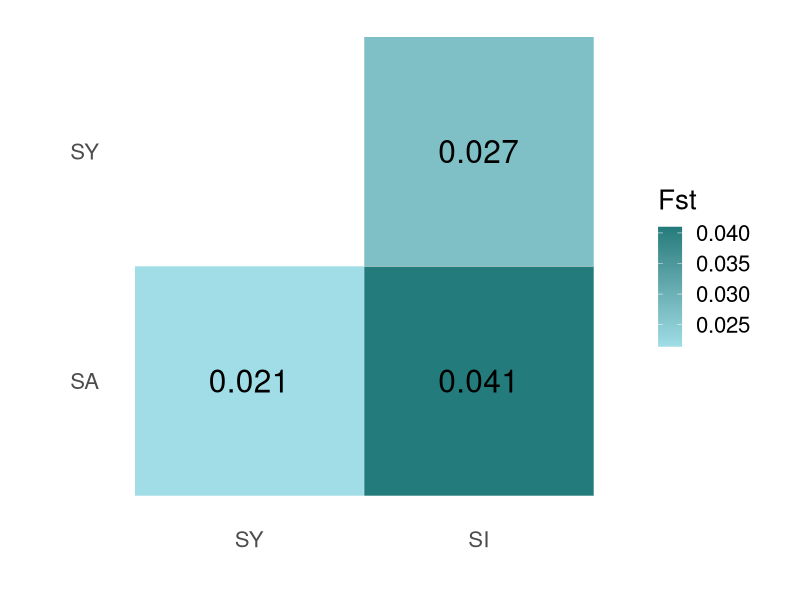
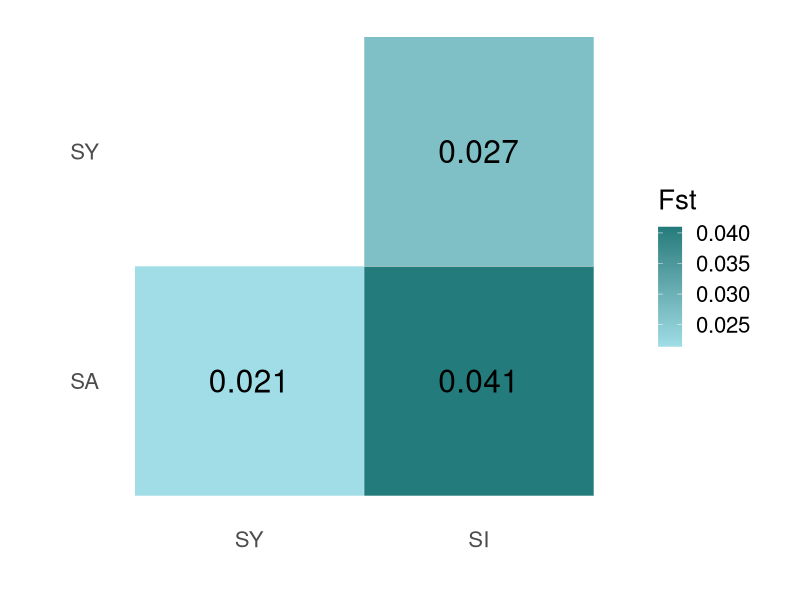

Here is the R script that generated these plots, in order:
#!/usr/bin/env Rscript

# Script to plot population-wide Weir & Cockerham's Fst as a heatmap

# ----------------- FST HEATMAP ----------------- #

# load libraries
library(ggplot2)
library(reshape2)

# WEIR & COCKERHAM weighted Fst pairwise population Fst

setwd("/path/to/Fst")

# SA vs SI = 0.040977
# SA vs SY = 0.021426
# SY vs SI = 0.027077

# define pairwise Fst values
fst_matrix <- matrix(
  c(NA, 0.021426, 0.040977,
  0.021426, NA, 0.027077,
  0.040977, 0.027077, NA),
  nrow = 3, byrow = TRUE
)

# assign row and column names in desired order
rownames(fst_matrix) <- c("SA", "SY", "SI")
colnames(fst_matrix) <- c("SA", "SY", "SI")

# melt to long format for ggplot
fst_long <- reshape2::melt(fst_matrix, na.rm = TRUE)
fst_long <- fst_long[as.numeric(fst_long$Var1) > as.numeric(fst_long$Var2), ]

# plot heatmap
ggplot(fst_long, aes(x = Var1, y = Var2, fill = value)) +
  geom_tile(color = "white") +
  geom_text(aes(label = sprintf("%.3f", value)), color = "black", size = 8) +
  scale_fill_gradient(low = "#a0dde6", high = "#247b7b", name = "Fst") +
  theme_minimal(base_size = 20) +
  theme(panel.grid = element_blank()) +
  labs(x = "", y = "") +
  coord_fixed()
ggsave("Fst_heatmap.pdf", dpi = 300)

